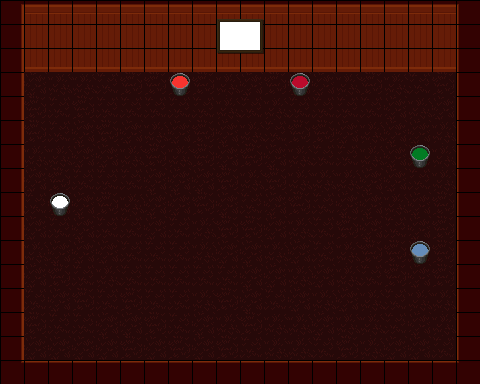

A 2D game scene composited from a Tiled map and its tileset images. What follows is a short description and the map's XML, with each tile layer's data collapsed to a summary:
An orthogonal 20x16 tile map with 24x24 px tiles, 6 tile layers (Floor, Walls, Paintbuckets, Collision, ...), 1 hidden layer not drawn, 8 tilesets and 4 objects (P1spawnPoint, P2spawnPoint, P3spawnPoint, P4spawnPoint).

<map version="1.0" orientation="orthogonal" renderorder="right-down" width="20" height="16" tilewidth="24" tileheight="24" nextobjectid="90">
 <tileset firstgid="1" name="walls" tilewidth="24" tileheight="24" tilecount="64" columns="8">
  <image source="../sprites/tiles/walls.png" width="192" height="192" />
 </tileset>
 <tileset firstgid="65" name="floor" tilewidth="24" tileheight="24" tilecount="42" columns="7">
  <image source="../sprites/tiles/floor.png" width="168" height="144" />
  <tile id="0">
   <properties>
    <property name="block" value="true" />
   </properties>
  </tile>
 </tileset>
 <tileset firstgid="107" name="buckets" tilewidth="24" tileheight="24" tilecount="15" columns="15">
  <image source="../sprites/buckets.png" width="360" height="24" />
  <tile id="0">
   <properties>
    <property name="Red" value="true" />
   </properties>
  </tile>
  <tile id="1">
   <properties>
    <property name="Blue1" value="true" />
   </properties>
  </tile>
  <tile id="2">
   <properties>
    <property name="Orange" value="true" />
   </properties>
  </tile>
  <tile id="3">
   <properties>
    <property name="Yellow1" value="true" />
   </properties>
  </tile>
  <tile id="4">
   <properties>
    <property name="Black" value="true" />
   </properties>
  </tile>
  <tile id="5">
   <properties>
    <property name="Blue2" value="true" />
   </properties>
  </tile>
  <tile id="6">
   <properties>
    <property name="Blue3" value="true" />
   </properties>
  </tile>
  <tile id="7">
   <properties>
    <property name="Green1" value="true" />
   </properties>
  </tile>
  <tile id="8">
   <properties>
    <property name="Green2" value="true" />
   </properties>
  </tile>
  <tile id="9">
   <properties>
    <property name="Green3" value="true" />
   </properties>
  </tile>
  <tile id="10">
   <properties>
    <property name="White" value="true" />
   </properties>
  </tile>
  <tile id="11">
   <properties>
    <property name="Red2" value="true" />
   </properties>
  </tile>
  <tile id="12">
   <properties>
    <property name="Grey1" value="true" />
   </properties>
  </tile>
  <tile id="13">
   <properties>
    <property name="Grey2" value="true" />
   </properties>
  </tile>
  <tile id="14">
   <properties>
    <property name="Purple1" value="true" />
   </properties>
  </tile>
 </tileset>
 <tileset firstgid="122" name="meta" tilewidth="24" tileheight="24" tilecount="2" columns="2">
  <image source="../sprites/tiles/meta_tiles.png" trans="ff00ff" width="67" height="34" />
  <tile id="0">
   <properties>
    <property name="Collidable" value="true" />
   </properties>
  </tile>
 </tileset>
 <tileset firstgid="124" name="instructions" tilewidth="24" tileheight="24" tilecount="18" columns="6">
  <image source="../sprites/objects/instructions.png" width="144" height="72" />
 </tileset>
 <tileset firstgid="142" name="paintings as tiles" tilewidth="24" tileheight="24" tilecount="35" columns="5">
  <image source="../sprites/tiles/paintings as tiles.png" width="120" height="168" />
 </tileset>
 <tileset firstgid="177" name="candy_wall" tilewidth="24" tileheight="24" tilecount="40" columns="8">
  <image source="../sprites/tiles/candy_wall.png" width="192" height="120" />
 </tileset>
 <tileset firstgid="217" name="paintings as blank tiles" tilewidth="24" tileheight="24" tilecount="35" columns="5">
  <image source="../sprites/tiles/paintings as blank tiles.png" width="120" height="168" />
 </tileset>
 <layer name="Floor" width="20" height="16">
  <data>[320 cells, 216 non-empty, 4 distinct tile ids]</data>
 </layer>
 <layer name="Walls" width="20" height="16">
  <data>[320 cells, 104 non-empty, 10 distinct tile ids]</data>
 </layer>
 <layer name="Paintbuckets" width="20" height="16">
  <data>[320 cells, 5 non-empty, 5 distinct tile ids]</data>
 </layer>
 <objectgroup name="SpawnObjects">
  <object id="84" name="P1spawnPoint" x="108" y="74" width="24" height="48" />
  <object id="85" name="P2spawnPoint" x="60" y="48" width="24" height="48" />
  <object id="87" name="P3spawnPoint" x="348" y="74" width="24" height="48" />
  <object id="88" name="P4spawnPoint" x="394" y="48" width="24" height="48" />
 </objectgroup>
 <layer name="Collision" width="20" height="16">
  <data>[320 cells, 104 non-empty, 1 distinct tile ids]</data>
 </layer>
 <layer name="paint_tiles" width="20" height="16" visible="0">
  <data>[320 cells, 70 non-empty, 5 distinct tile ids]</data>
 </layer>
 <layer name="Painting" width="20" height="16">
  <data>[320 cells, 6 non-empty, 6 distinct tile ids]</data>
 </layer>
 <layer name="BlankCanvas" width="20" height="16">
  <data>[320 cells, 6 non-empty, 6 distinct tile ids]</data>
 </layer>
</map>
